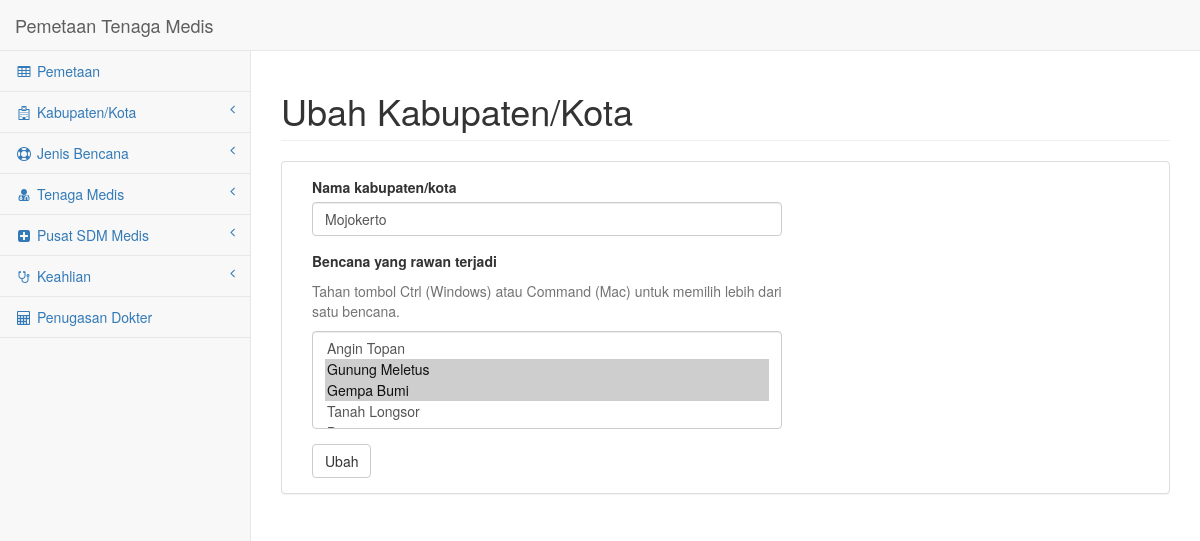
/index.php/main/ubah_kab_kota/2, run on the app's committed database.
### tables this page shows
CREATE TABLE IF NOT EXISTS `kab_kota` (
  `id_kota` int(10) NOT NULL,
  `nama_kota` varchar(20) NOT NULL
);

CREATE TABLE IF NOT EXISTS `rawan_akan` (
  `id_kota` int(10) NOT NULL,
  `id_bencana` int(10) NOT NULL
);

CREATE TABLE IF NOT EXISTS `bencana` (
  `id_bencana` int(10) NOT NULL,
  `nama_bencana` varchar(20) NOT NULL
);

### application/controllers/Main.php (called while the page is built, shortened)
<?php
class Main extends CI_Controller
{
	public function ubah_kab_kota($id)
	{
		$this->load->model('bencana_model');
		$data['bencana'] = $this->bencana_model->get_min();
		$this->load->model('kab_kota_model');
		$data['kota'] = $this->kab_kota_model->getById($id);
		$this->load->model('rawan_model');
		$data['rawan'] = $this->rawan_model->getByIdKota($id);
		$data['id_kota'] = $id;
		$this->load->view('master/header');
		$this->load->view('kab_kota/ubah', $data);
		$this->load->view('master/footer');
	}
}

### index.php (called while the page is built, shortened)
<?php
require_once BASEPATH.'core/CodeIgniter.php';

### application/models/Kab_kota_model.php (called while the page is built, shortened)
<?php
class Kab_kota_model extends CI_Model
{
	public function getById($id)
	{
		$this->db->select('kab_kota.nama_kota');
		$this->db->from('kab_kota');
		$this->db->where('kab_kota.id_kota', $id);
		$query = $this->db->get()->row();
		return $query;
	}
}

### application/models/Bencana_model.php (called while the page is built, shortened)
<?php
class Bencana_model extends CI_Model
{
	public function get_min()
	{
		$query = $this->db->get('bencana');
		return $query;
	}
}

### application/models/Rawan_model.php (called while the page is built, shortened)
<?php
class Rawan_model extends CI_Model
{
	public function getByIdKota($id)
	{
		$this->db->select('rawan_akan.id_bencana');
		$this->db->from('rawan_akan');
		$this->db->where('rawan_akan.id_kota', $id);
		$query = $this->db->get();
		return $query;
	}
}

### application/views/kab_kota/ubah.php (the view, shortened to what this page needs)
<div id="page-wrapper">
    <div class="row">
        <div class="col-lg-12">
            <h1 class="page-header">Ubah Kabupaten/Kota</h1>
        </div>
    </div>
    <div class="row">
        <div class="col-lg-12">
            <div class="panel panel-default">
                <div class="panel-body">
                    <form role="form" method="post" action="<?php echo site_url('main/do_ubah_kab_kota'); ?>">
                        <div class="col-lg-7">
                            <div class="form-group">
                                <label>Nama kabupaten/kota</label>
                                <input class="form-control" name="nama_kota" value="<?php echo $kota->nama_kota; ?>">
                            </div>
                            <div class="form-group">
                                <label>Bencana yang rawan terjadi</label>
                                <span id="helpBlock" class="help-block">
                                    Tahan tombol Ctrl (Windows) atau Command (Mac) untuk memilih lebih dari satu bencana.
                                </span>
                                <select class="form-control" name="bencana[]" multiple>
                                <?php
                                    foreach($bencana->result() as $row)
                                    {
                                        $opt = FALSE;
                                        foreach($rawan->result() as $raw)
                                        {
                                            if($row->id_bencana == $raw->id_bencana)
                                            {
                                                $opt = TRUE;
                                            }
                                        }
                                        echo '<option value="'.$row->id_bencana.'"';
                                        if($opt) echo ' selected ';
                                        echo '>'.$row->nama_bencana.'</option>';
                                    }
                                ?>
                                </select>
                            </div>
                            <button type="submit" class="btn btn-default">Ubah</button>
                        </div>
                    </form>
                </div>
            </div>
        </div>
    </div>
</div>

### assets/css/sb-admin-2.css (style rules this page uses)
body { background-color: #f8f8f8; }
#page-wrapper { padding: 0 15px; min-height: 568px; background-color: #fff; }
@media (min-width:768px) { #page-wrapper { position: inherit; margin: 0 0 0 250px; padding: 0 30px; border-left: 1px solid #e7e7e7; } }

### data on the page
kab_kota: nama_kota "Mojokerto"
rawan_akan: id_bencana.nama_bencana "Angin Topan / Gunung Meletus ☑ / Gempa Bumi ☑ / Tanah Longsor"
